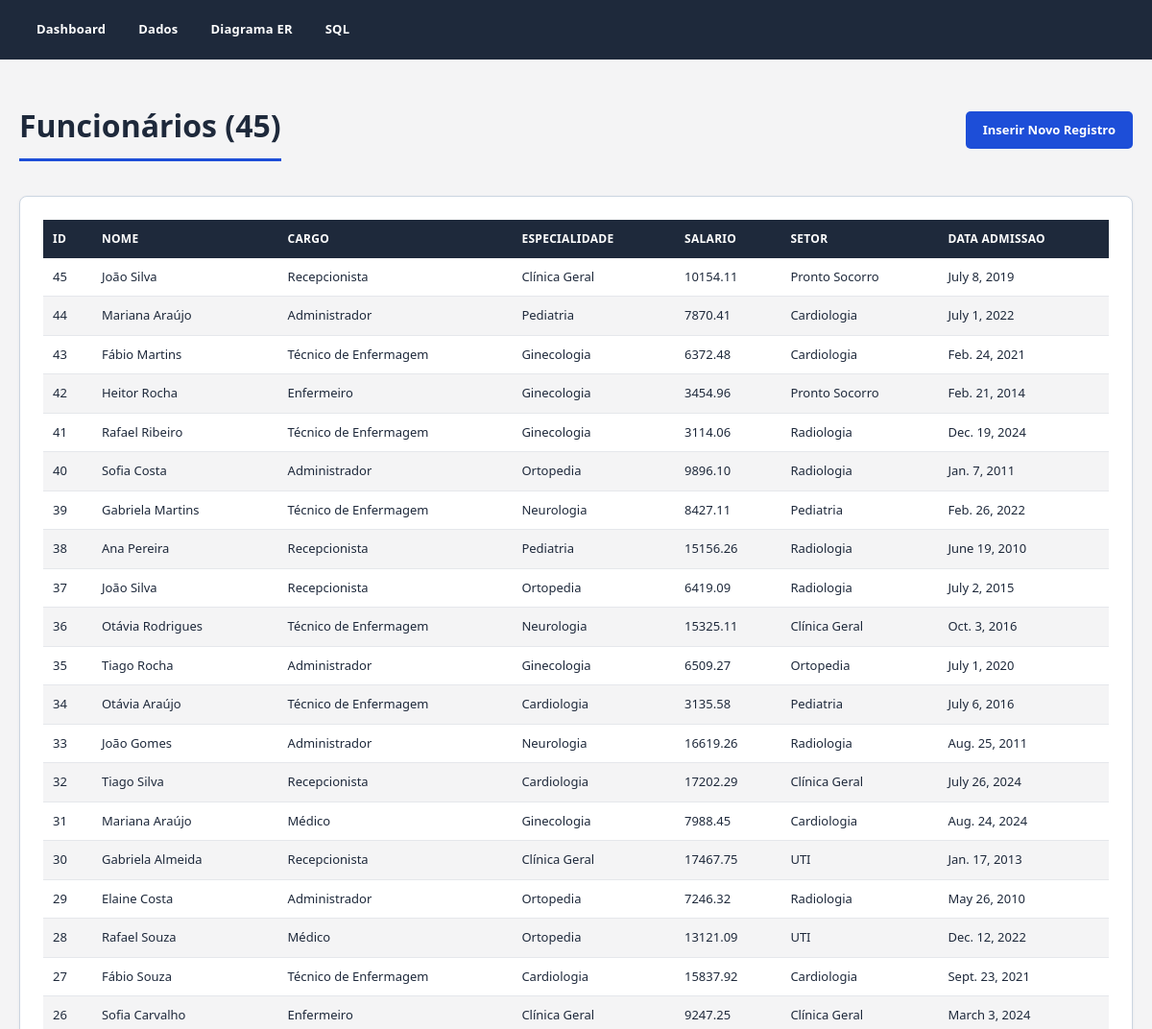
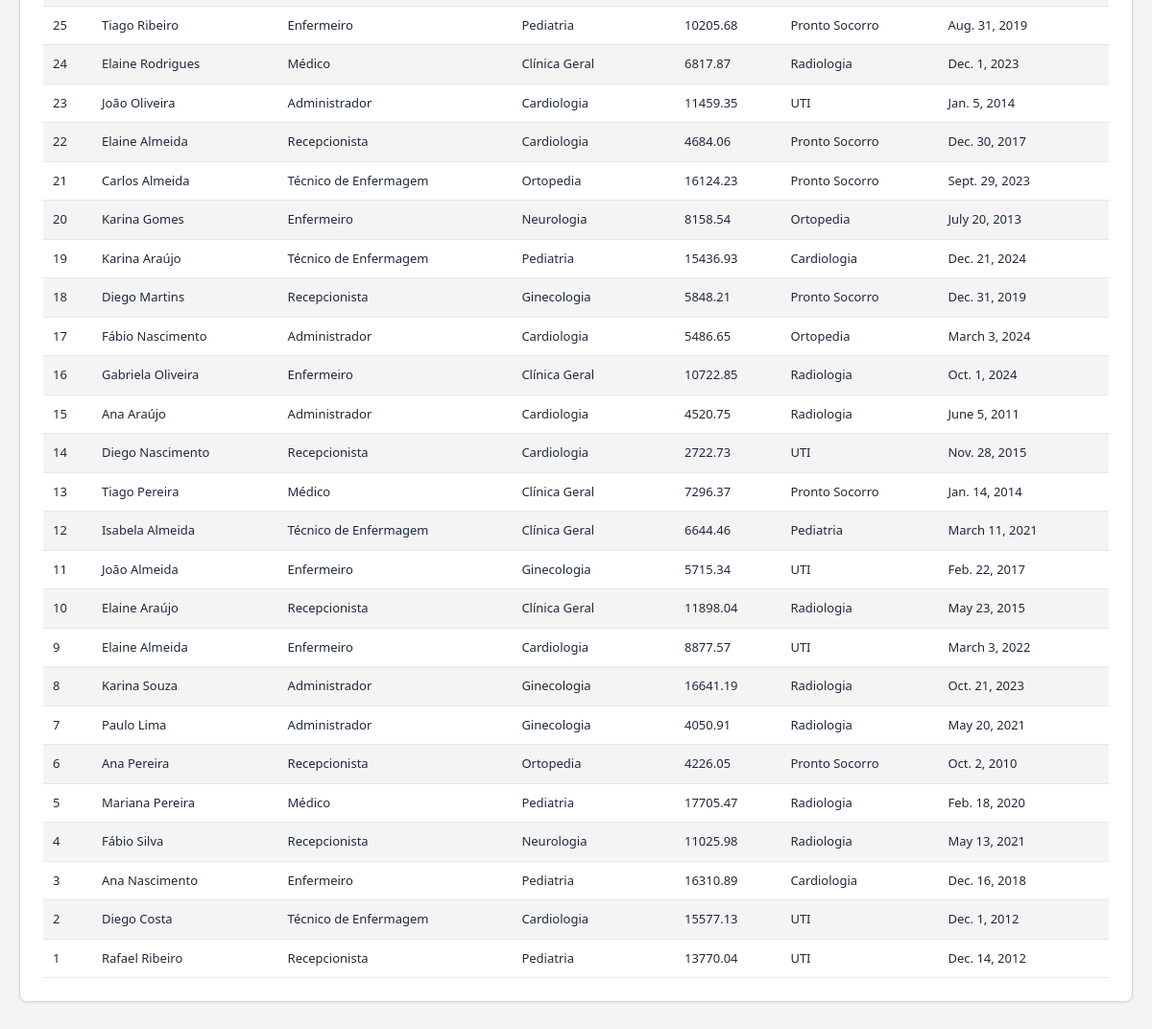
Screenshot of /funcionario/ with the database file from the repository (2 pictures, top to bottom).
### hospital/models.py (models this page shows, shortened)
class Funcionario(models.Model):
    nome = models.CharField(max_length=200)
    cargo = models.CharField(max_length=100)
    especialidade = models.CharField(max_length=100, blank=True)
    salario = models.DecimalField(max_digits=10, decimal_places=2)
    setor = models.CharField(max_length=100)
    data_admissao = models.DateField()
    class Meta:
        verbose_name = "Funcionário"
        verbose_name_plural = "Funcionários"

### hospital/views.py (the view)
# urls.py: path("<str:model_slug>/", views.list_view, name="list_view"),
def list_view(request, model_slug):
    cfg = MODEL_REGISTRY.get(model_slug)
    if not cfg:
        messages.error(request, "Entidade não encontrada.")
        return redirect("dashboard")
    model = cfg["model"]
    objetos = model.objects.all().order_by("-id")[:300]
    campos = [field.verbose_name for field in model._meta.fields]
    linhas = []
    for obj in objetos:
        linha = []
        for field in model._meta.fields:
            display_method = f"get_{field.name}_display"
            if hasattr(obj, display_method) and field.choices:
                linha.append(getattr(obj, display_method)())
            else:
                linha.append(getattr(obj, field.name))
        linhas.append(linha)
    contexto = {
        "label": cfg["label"],
        "slug": model_slug,
        "campos": campos,
        "linhas": linhas,
        "total": model.objects.count(),
    }
    return render(request, "hospital/generic_list.html", contexto)

### hospital/templates/hospital/generic_list.html (shortened to what this page needs)
{% extends "hospital/base.html" %}
{% block content %}
<div class="barra-acoes">
    <h1 class="secao-titulo">{{ label }} ({{ total }})</h1>
    <a class="btn" href="{% url 'create_view' model_slug=slug %}">Inserir Novo Registro</a>
</div>
<div class="card">
    <table>
        <thead>
            <tr>
                {% for c in campos %}
                <th>{{ c }}</th>
                {% endfor %}
            </tr>
        </thead>
        <tbody>
            {% for linha in linhas %}
            <tr>
                {% for valor in linha %}
                <td>{{ valor|default_if_none:"-" }}</td>
                {% endfor %}
            </tr>
            {% empty %}
            <tr><td>Nenhum registro encontrado.</td></tr>
            {% endfor %}
        </tbody>
    </table>
</div>
{% endblock %}

### hospital/templates/hospital/base.html (style rules this page uses)
:root { --azul: #1d4ed8; --azul-escuro: #1e293b; --azul-claro: #3b82f6; --cinza-claro: #f4f4f5; --cinza-medio: #e5e7eb; --cinza-borda: #cbd5e1; --branco: #ffffff; }
* { box-sizing: border-box; }
body { margin: 0; font-family: "Segoe UI", Arial, Helvetica, sans-serif; background-color: var(--cinza-claro); color: var(--azul-escuro); line-height: 1.5; }
.card { background-color: var(--branco); border: 1px solid var(--cinza-borda); border-radius: 8px; padding: 24px; margin-bottom: 24px; overflow-x: auto; box-shadow: 0 1px 3px rgba(30, 41, 59, 0.08); }
table { width: 100%; border-collapse: collapse; background-color: var(--branco); }
table th { background-color: var(--azul-escuro); color: var(--branco); text-align: left; padding: 11px 10px; font-size: 12px; text-transform: uppercase; letter-spacing: 0.3px; white-space: nowrap; }
table td { padding: 10px; border-bottom: 1px solid var(--cinza-medio); font-size: 13px; white-space: nowrap; }
table tr:nth-child(even) td { background-color: var(--cinza-claro); }
.btn { display: inline-block; background-color: var(--azul); color: var(--branco); border: none; padding: 10px 18px; border-radius: 5px; cursor: pointer; text-decoration: none; font-size: 13px; font-weight: 600; transition: background-color 0.15s ease; }
.secao-titulo { color: var(--azul-escuro); border-bottom: 3px solid var(--azul); padding-bottom: 10px; margin-bottom: 18px; display: inline-block; }
.barra-acoes { display: flex; justify-content: space-between; align-items: center; margin-bottom: 18px; flex-wrap: wrap; gap: 10px; }

### rows the page displays
Funcionario: linha "João Silva" "Recepcionista" "Clínica Geral" "10154.11" "Pronto Socorro" "July 8, 2019"
Funcionario: linha "Mariana Araújo" "Administrador" "Pediatria" "7870.41" "Cardiologia" "July 1, 2022"
Funcionario: linha "Fábio Martins" "Técnico de Enfermagem" "Ginecologia" "6372.48" "Cardiologia" "Feb. 24, 2021"
Funcionario: linha "Heitor Rocha" "Enfermeiro" "Ginecologia" "3454.96" "Pronto Socorro" "Feb. 21, 2014"
Funcionario: linha "Rafael Ribeiro" "Técnico de Enfermagem" "Ginecologia" "3114.06" "Radiologia" "Dec. 19, 2024"
Funcionario: linha "Sofia Costa" "Administrador" "Ortopedia" "9896.10" "Radiologia" "Jan. 7, 2011"
Funcionario: linha "Gabriela Martins" "Técnico de Enfermagem" "Neurologia" "8427.11" "Pediatria" "Feb. 26, 2022"
Funcionario: linha "Ana Pereira" "Recepcionista" "Pediatria" "15156.26" "Radiologia" "June 19, 2010"
Funcionario: linha "João Silva" "Recepcionista" "Ortopedia" "6419.09" "Radiologia" "July 2, 2015"
Funcionario: linha "Otávia Rodrigues" "Técnico de Enfermagem" "Neurologia" "15325.11" "Clínica Geral" "Oct. 3, 2016"
Funcionario: linha "Tiago Rocha" "Administrador" "Ginecologia" "6509.27" "Ortopedia" "July 1, 2020"
Funcionario: linha "Otávia Araújo" "Técnico de Enfermagem" "Cardiologia" "3135.58" "Pediatria" "July 6, 2016"
Funcionario: linha "João Gomes" "Administrador" "Neurologia" "16619.26" "Radiologia" "Aug. 25, 2011"
Funcionario: linha "Tiago Silva" "Recepcionista" "Cardiologia" "17202.29" "Clínica Geral" "July 26, 2024"
Funcionario: linha "Mariana Araújo" "Médico" "Ginecologia" "7988.45" "Cardiologia" "Aug. 24, 2024"
Funcionario: linha "Gabriela Almeida" "Recepcionista" "Clínica Geral" "17467.75" "UTI" "Jan. 17, 2013"
Funcionario: linha "Elaine Costa" "Administrador" "Ortopedia" "7246.32" "Radiologia" "May 26, 2010"
Funcionario: linha "Rafael Souza" "Médico" "Ortopedia" "13121.09" "UTI" "Dec. 12, 2022"
Funcionario: linha "Fábio Souza" "Técnico de Enfermagem" "Cardiologia" "15837.92" "Cardiologia" "Sept. 23, 2021"
Funcionario: linha "Sofia Carvalho" "Enfermeiro" "Clínica Geral" "9247.25" "Clínica Geral" "March 3, 2024"
Funcionario: linha "Tiago Ribeiro" "Enfermeiro" "Pediatria" "10205.68" "Pronto Socorro" "Aug. 31, 2019"
Funcionario: linha "Elaine Rodrigues" "Médico" "Clínica Geral" "6817.87" "Radiologia" "Dec. 1, 2023"
Funcionario: linha "João Oliveira" "Administrador" "Cardiologia" "11459.35" "UTI" "Jan. 5, 2014"
Funcionario: linha "Elaine Almeida" "Recepcionista" "Cardiologia" "4684.06" "Pronto Socorro" "Dec. 30, 2017"
Funcionario: linha "Carlos Almeida" "Técnico de Enfermagem" "Ortopedia" "16124.23" "Pronto Socorro" "Sept. 29, 2023"
Funcionario: linha "Karina Gomes" "Enfermeiro" "Neurologia" "8158.54" "Ortopedia" "July 20, 2013"
Funcionario: linha "Karina Araújo" "Técnico de Enfermagem" "Pediatria" "15436.93" "Cardiologia" "Dec. 21, 2024"
Funcionario: linha "Diego Martins" "Recepcionista" "Ginecologia" "5848.21" "Pronto Socorro" "Dec. 31, 2019"
Funcionario: linha "Fábio Nascimento" "Administrador" "Cardiologia" "5486.65" "Ortopedia" "March 3, 2024"
Funcionario: linha "Gabriela Oliveira" "Enfermeiro" "Clínica Geral" "10722.85" "Radiologia" "Oct. 1, 2024"
Funcionario: linha "Ana Araújo" "Administrador" "Cardiologia" "4520.75" "Radiologia" "June 5, 2011"
Funcionario: linha "Diego Nascimento" "Recepcionista" "Cardiologia" "2722.73" "UTI" "Nov. 28, 2015"
Funcionario: linha "Tiago Pereira" "Médico" "Clínica Geral" "7296.37" "Pronto Socorro" "Jan. 14, 2014"
Funcionario: linha "Isabela Almeida" "Técnico de Enfermagem" "Clínica Geral" "6644.46" "Pediatria" "March 11, 2021"
Funcionario: linha "João Almeida" "Enfermeiro" "Ginecologia" "5715.34" "UTI" "Feb. 22, 2017"
Funcionario: linha "Elaine Araújo" "Recepcionista" "Clínica Geral" "11898.04" "Radiologia" "May 23, 2015"
Funcionario: linha "Elaine Almeida" "Enfermeiro" "Cardiologia" "8877.57" "UTI" "March 3, 2022"
Funcionario: linha "Karina Souza" "Administrador" "Ginecologia" "16641.19" "Radiologia" "Oct. 21, 2023"
Funcionario: linha "Paulo Lima" "Administrador" "Ginecologia" "4050.91" "Radiologia" "May 20, 2021"
Funcionario: linha "Ana Pereira" "Recepcionista" "Ortopedia" "4226.05" "Pronto Socorro" "Oct. 2, 2010"
Funcionario: linha "Mariana Pereira" "Médico" "Pediatria" "17705.47" "Radiologia" "Feb. 18, 2020"
Funcionario: linha "Fábio Silva" "Recepcionista" "Neurologia" "11025.98" "Radiologia" "May 13, 2021"
Funcionario: linha "Ana Nascimento" "Enfermeiro" "Pediatria" "16310.89" "Cardiologia" "Dec. 16, 2018"
Funcionario: linha "Diego Costa" "Técnico de Enfermagem" "Cardiologia" "15577.13" "UTI" "Dec. 1, 2012"
Funcionario: linha "Rafael Ribeiro" "Recepcionista" "Pediatria" "13770.04" "UTI" "Dec. 14, 2012"

### other values shown
{{ label }} "Funcionários"
{{ total }} "45"
{{ c }} "ID" "NOME" "CARGO" "ESPECIALIDADE" "SALARIO" "SETOR" "DATA ADMISSAO"
{{ valor|default_if_none:"-" }} "45" "44" "43" "42" "41" "40" "39" "38" "37" "36" "35" "34" "33" "32" "31" "30" "29" "28" "27" "26" "25" "24" "23" "22" "21" "20" "19" "18" "17" "16" "15" "14" "13" "12" "11" "10" "9" "8" "7" "6" "5" "4" "3" "2" "1"
